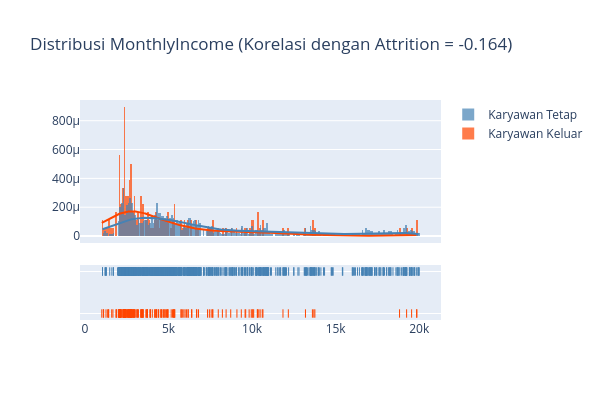

This figure's notebook cell:
### Code cell
plot_distribusi_variabel('MonthlyIncome', 100)

### Figure 1 — Plotly figure (JSON) as saved in the notebook; plotly's stock layout.template omitted (floating-point values rounded to 4 significant figures; data arrays with more than 128 entries replaced by an {"elided": "..."} marker saying what was removed)
{"data": [{"autobinx": false, "histnorm": "probability density", "legendgroup": "Karyawan Keluar", "marker": {"color": "#FF4500"}, "name": "Karyawan Keluar", "opacity": 0.7, "type": "histogram", "x": {"elided": "179 int values"}, "xaxis": "x", "xbins": {"end": 19859, "size": 100, "start": 1009}, "yaxis": "y"}, {"autobinx": false, "histnorm": "probability density", "legendgroup": "Karyawan Tetap", "marker": {"color": "#4682B4"}, "name": "Karyawan Tetap", "opacity": 0.7, "type": "histogram", "x": {"elided": "879 int values"}, "xaxis": "x", "xbins": {"end": 19999, "size": 100, "start": 1051}, "yaxis": "y"}, {"legendgroup": "Karyawan Keluar", "marker": {"color": "#FF4500"}, "mode": "lines", "name": "Karyawan Keluar", "showlegend": false, "type": "scatter", "x": {"elided": "500 float values"}, "xaxis": "x", "y": {"elided": "500 float values"}, "yaxis": "y"}, {"legendgroup": "Karyawan Tetap", "marker": {"color": "#4682B4"}, "mode": "lines", "name": "Karyawan Tetap", "showlegend": false, "type": "scatter", "x": {"elided": "500 float values"}, "xaxis": "x", "y": {"elided": "500 float values"}, "yaxis": "y"}, {"legendgroup": "Karyawan Keluar", "marker": {"color": "#FF4500", "symbol": "line-ns-open"}, "mode": "markers", "name": "Karyawan Keluar", "showlegend": false, "type": "scatter", "x": {"elided": "179 int values"}, "xaxis": "x", "y": {"elided": "179 str values"}, "yaxis": "y2"}, {"legendgroup": "Karyawan Tetap", "marker": {"color": "#4682B4", "symbol": "line-ns-open"}, "mode": "markers", "name": "Karyawan Tetap", "showlegend": false, "type": "scatter", "x": {"elided": "879 int values"}, "xaxis": "x", "y": {"elided": "879 str values"}, "yaxis": "y2"}], "layout": {"barmode": "overlay", "height": 400, "hovermode": "closest", "legend": {"traceorder": "reversed"}, "title": {"text": "Distribusi MonthlyIncome (Korelasi dengan Attrition = -0.164)"}, "width": 600, "xaxis": {"anchor": "y2", "domain": [0, 1], "zeroline": false}, "yaxis": {"anchor": "free", "domain": [0.35, 1], "position": 0}, "yaxis2": {"anchor": "x", "domain": [0, 0.25], "dtick": 1, "showticklabels": false}}}
